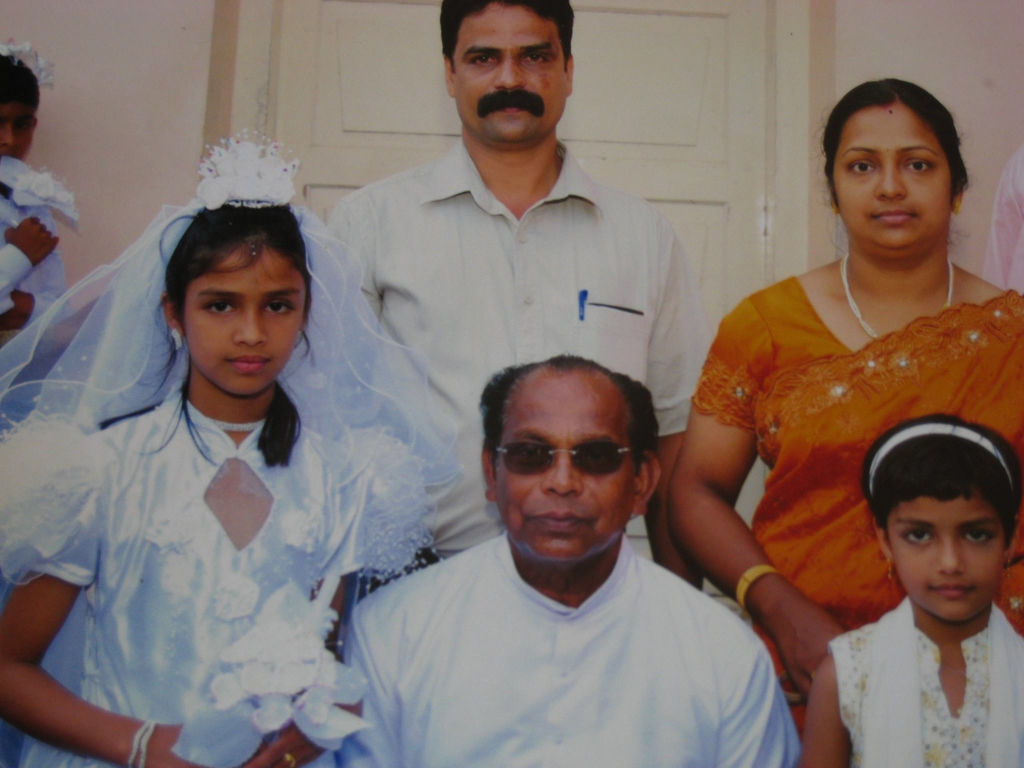
#> input picture leyo/10012809_1407544049520317_8597646734049176710_o.jpg, 2048 x 1536 px, given in place of 1.jpg, which was not available (shown at 1/2 size)
$ python extractor.py
#> lines starting #> are read from the running program, lines starting #| are printed output that depends on the picture; after the words box and inside, x2 and y2 are one past the last pixel; in counts of white or black regions, pixels touching at a corner belong together; pictures that were not available may be replaced by others from this repository, and a replacement may not be noted
# from mysql.connector import Error
# import dlib
# import mysql.connector
from cv2 import cv2

name_of_person = input("enter name of the person :-\t")
#> the answer given: leyo/10012809_1407544049520317_8597646734049176710_o.jpg
face_id = int(input("enter face id :- \t"))
#> the answer given: 3

# load trained_face_data
trained_face_data = cv2.CascadeClassifier("haarcascade_frontalface_default.xml")

file_no = 0
for i in range(389):
    file_no += 1
    image = cv2.imread(f'{name_of_person}/{file_no}.jpg')
#> image is the input picture: shape (1536, 2048, 3); mean B, G, R 106.8, 112.3, 127.8

# convert the image to greyscale
    grey_image = cv2.cvtColor(image, cv2.COLOR_BGR2GRAY)
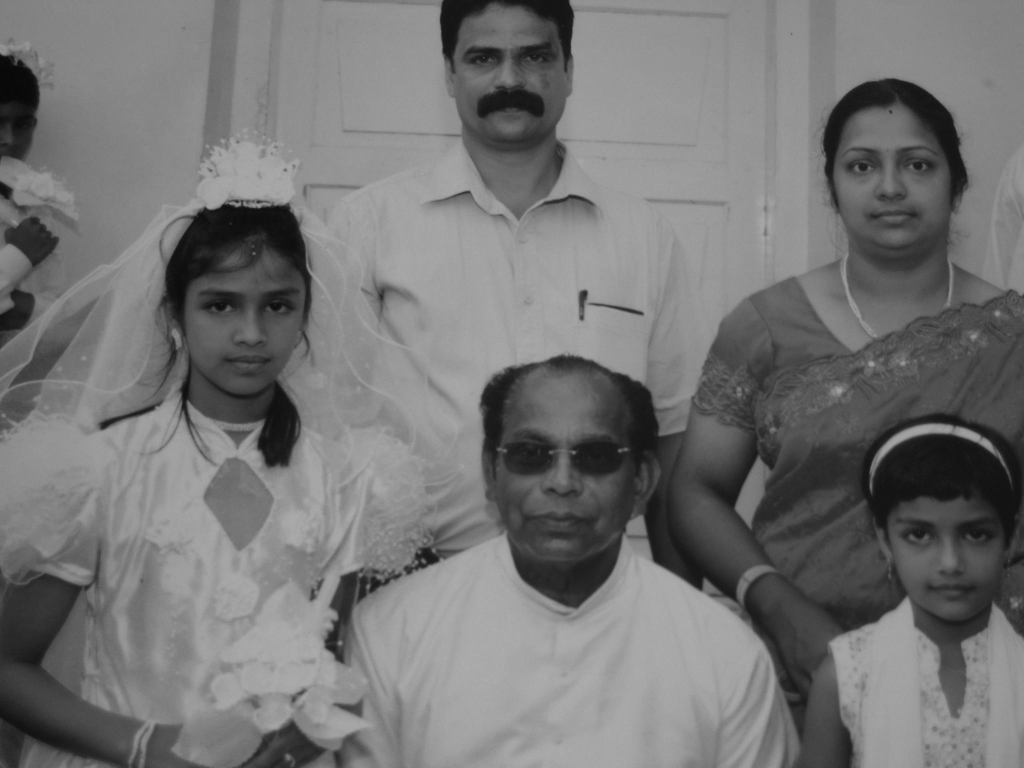
#> grey_image: shape (1536, 2048) (shown at 1/2 size); min 7, max 175, mean 116.3

#detect the face
    face_coordinates = trained_face_data.detectMultiScale(
    grey_image,
    scaleFactor=1.2,
    minNeighbors=7,
    minSize=(20, 20)
    )
#> face_coordinates = [[1640, 221, 281, 281], [886, 18, 260, 260], [335, 495, 317, 317], [1755, 974, 274, 274], [947, 780, 358, 358]]

    with open(f"{name_of_person}_coordinates", "a") as f:
        data = f"\n{face_coordinates}"
        f.write(data)
        f.close()

# drawing a box around the face
    try:
        for (x, y, w, h) in face_coordinates:
            cv2.rectangle(image, (x, y), ((x+w), (y+h)), (0, 250, 0), 3)
#> this loop made 5 passes
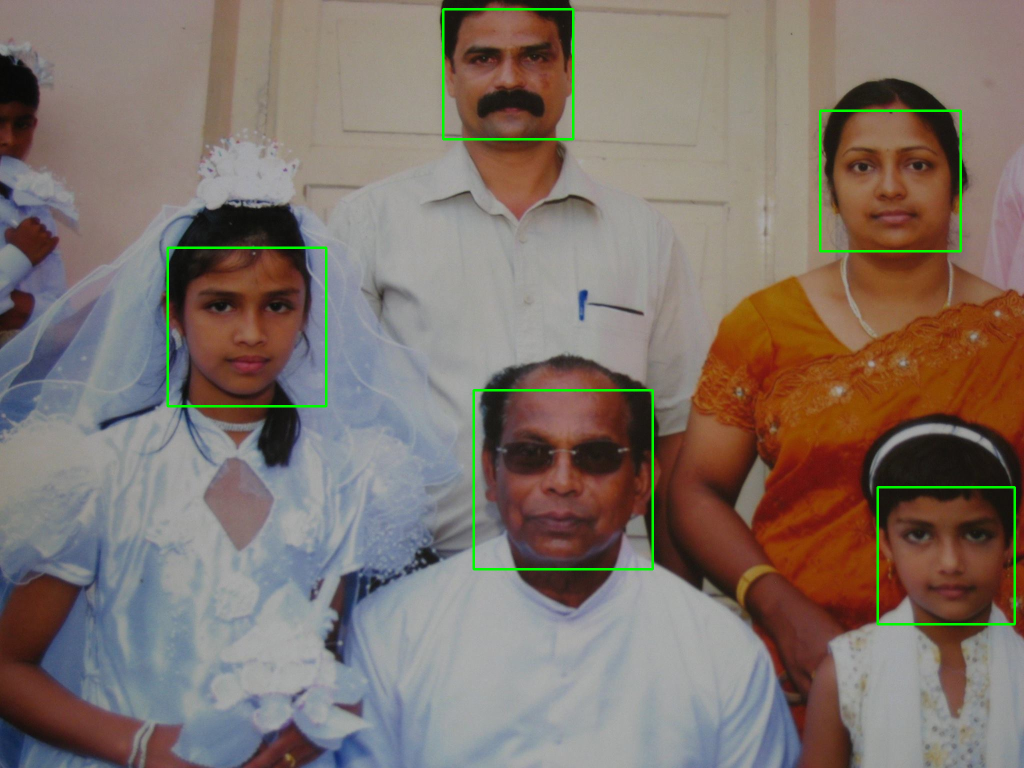
#> image: shape (1536, 2048, 3) (shown at 1/2 size); 0.95% of pixels changed, all inside (x1, y1, x2, y2) = (333, 16, 2032, 1251)
# saving to dataset
        cv2.imwrite(f'datasets/{name_of_person}/{name_of_person}.{face_id}.{file_no}.jpg', grey_image[y:y+h, x:x+w])
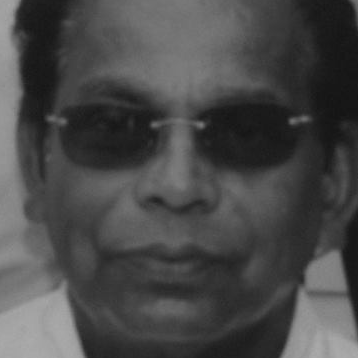
#> saved as 10012809_1407544049520317_8597646734049176710_o.jpg.3.1.jpg: shape (358, 358); min 18, max 171, mean 73.5
    except:
        print(f"face not found {file_no}")
# showing image
    # cv2.imshow('face_detector', image)
    cv2.waitKey()
    cv2.destroyAllWindows()
#> pass 2 of the loop `for i in range(389):`:
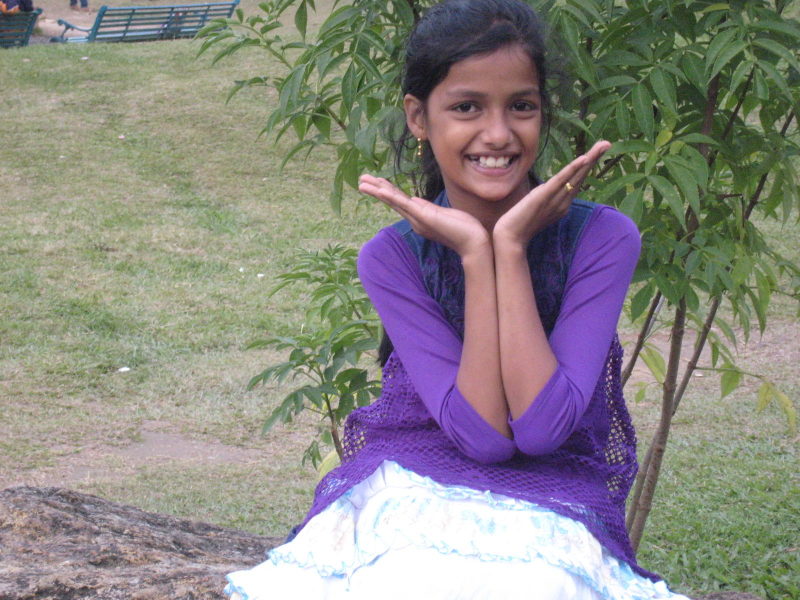
#> input picture leyo/10869537_1520288528245868_1403446705581366710_o.jpg, 1600 x 1200 px, given in place of 2.jpg, which was not available (shown at 1/2 size)
#> image is the input picture: shape (1200, 1600, 3); mean B, G, R 131.3, 135.6, 138.7
#> `grey_image = cv2.cvtColor(image, cv2.COLOR_BGR2GRAY)`:
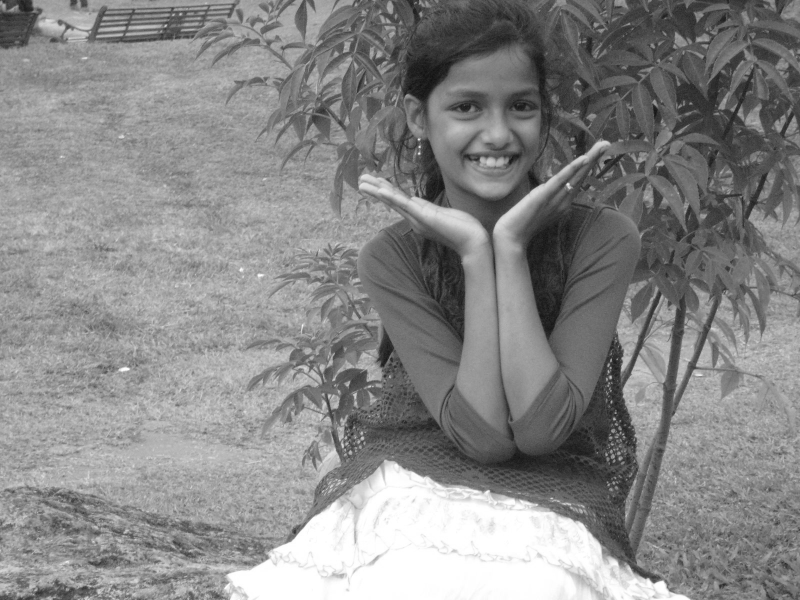
#> grey_image: shape (1200, 1600) (shown at 1/2 size); min 10, max 255, mean 136
#> face_coordinates = [[1234, 652, 49, 49], [1525, 588, 59, 59], [1224, 632, 55, 55], [851, 109, 276, 276]]
#> the loop `for (x, y, w, h) in face_coordinates:` made 4 passes
#> `cv2.imwrite(f'datasets/{name_of_person}/{name_of_person}.{face_id}.{fi..`:
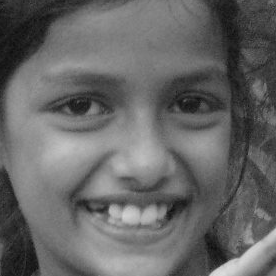
#> saved as 10012809_1407544049520317_8597646734049176710_o.jpg.3.2.jpg: shape (276, 276); min 12, max 221, mean 102.1
#> (the run stopped early here; a loop or call above may not have finished)
